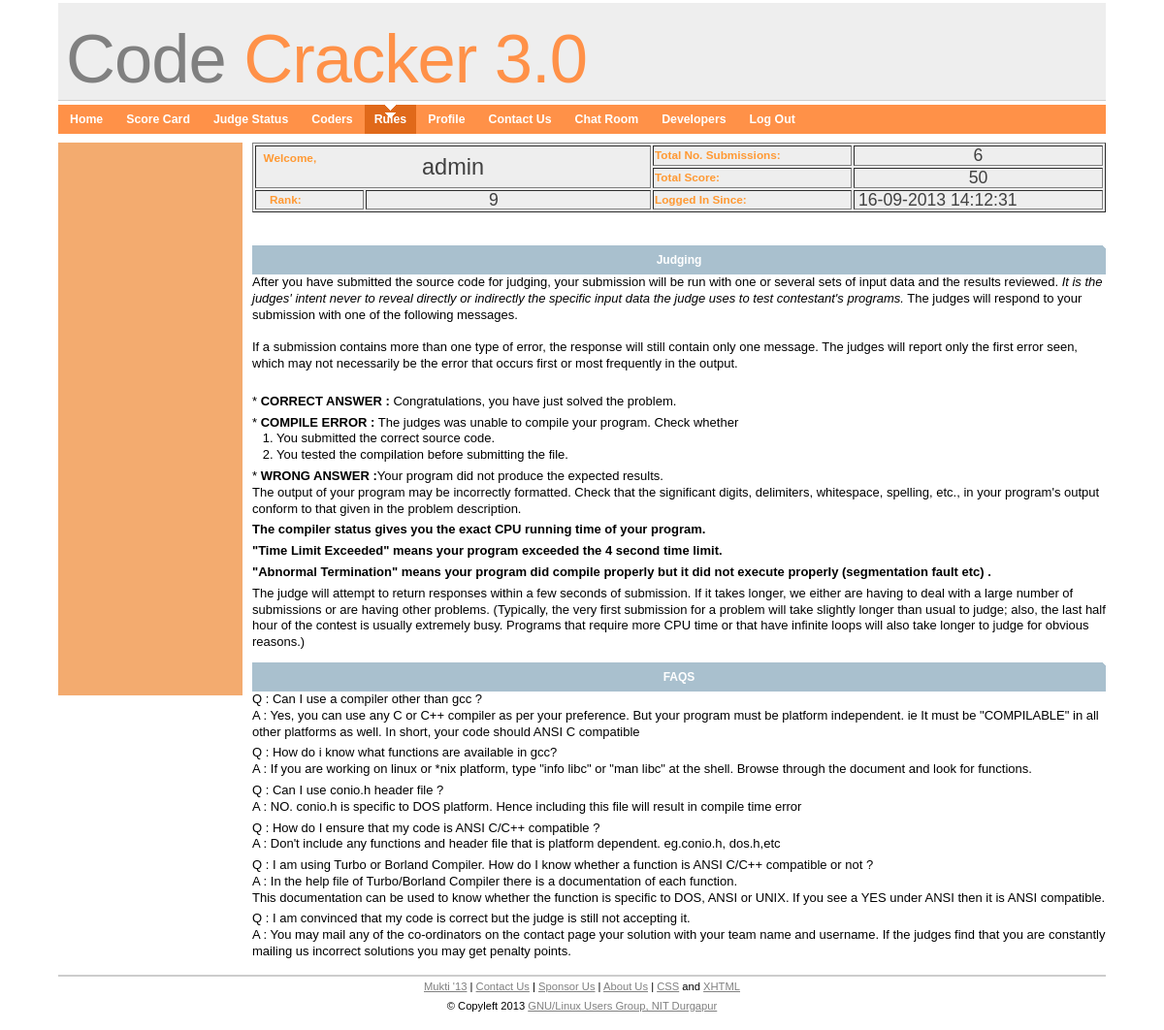
The app's page /faq.php (signed in) with its own data.
### tables this page shows
CREATE TABLE `team` (
  `tname` varchar(20) NOT NULL,
  `tpass` varchar(20) NOT NULL,
  `user1` varchar(25) DEFAULT NULL,
  `user2` varchar(25) DEFAULT NULL,
  `tid` int(15) DEFAULT NULL,
  PRIMARY KEY (`tname`),
  UNIQUE KEY `user1` (`user1`),
  UNIQUE KEY `tid` (`tid`)
);

CREATE TABLE `score` (
  `tname` varchar(20) NOT NULL,
  `score` int(11) DEFAULT NULL,
  `solved` varchar(40) DEFAULT NULL,
  `sub` int(11) DEFAULT NULL,
  `timestmp` timestamp NOT NULL DEFAULT '0000-00-00 00:00:00',
  `rank` int(11) DEFAULT NULL,
  PRIMARY KEY (`tname`)
);

### retrieve.php (called while the page is built, shortened)
<?php
$query="select tname from team where tid='$tid'";
$result=mysql_query($query) or die(mysql_error());
$row=mysql_fetch_array($result);
$tname=$row[0];
$query="select * from score ".
		"where tname=\"$tname\"";
$result=mysql_query($query) or die(mysql_error());
$row=mysql_fetch_array($result);
$rank=$row['rank'];
$score=$row['score'];
$sub=$row['sub'];
?>

### rankcard.php (the view)
<div class="rankcard-container">
	<table class="rankcard" border="1">
	<tr>
		<td colspan="2" rowspan="2" width="300"><strong>&nbsp;&nbsp;<span class="style11">Welcome,</span> &nbsp;&nbsp;&nbsp;</strong><font color="#414141"><div align="center" style="position: relative;font-size: 2.0em;bottom: 7.5px"><?php echo $tname; ?></div></font></span></td>
    <td><span class="style11"><strong>Total No. Submissions: </strong></span></td>
    <td><font color="#414141"><div align="center" style="position: relative;font-size: 1.5em"><?php echo $sub; ?></div></font></td>
    </tr>
    <tr>
        <td><span class="style11"><strong>Total Score:</strong></span></td>
        <td><font color="#414141"><div align="center" style="position: relative;font-size: 1.5em"><?php echo $score; ?></div></font></td>
    </tr>
	<tr>
      <td width="108"><strong>&nbsp;&nbsp;&nbsp;&nbsp;Rank:</strong></span></td>
      <td width="290"><font color="#414141"><div style="position: relative;font-size: 1.5em;left: 125px"><?php echo $rank; ?></div></font></td>
      <td><span class="style11"><strong>Logged In Since: </strong></span></td>
      <td><font color="#414141"><div style="position: relative;font-size: 1.5em;left: 3px"><?php echo $logintime; ?></div></font></td>
	  </tr>
	</table>
	<div class="marquee">
	<marquee loop="-1" direction="left" bgcolor="#808080" width="880px" height="25px">
		<div style="position:relative; top:4px">CodeCracker 3.0 launched. Arena now running 24x7 !!!</div>
	</marquee>
	</div>
</div>

### css/style.css (style rules this page uses)
body { padding: 0; margin: 0; font: 0.7em Tahoma, sans-serif; line-height: 1.5em; background: #fff; color: #FF9933; }
.rankcard { background-color: #EEEEEE; width: 880px; font-size: 1.05em; }
.marquee { font-size: 1.25em; color: #FFF; font-weight: bold; margin-top: 5px; }

### records on screen
team: tname "admin"
score: sub "6", score "50", rank "9"

### other values on screen
$logintime "16-09-2013 14:12:31"
